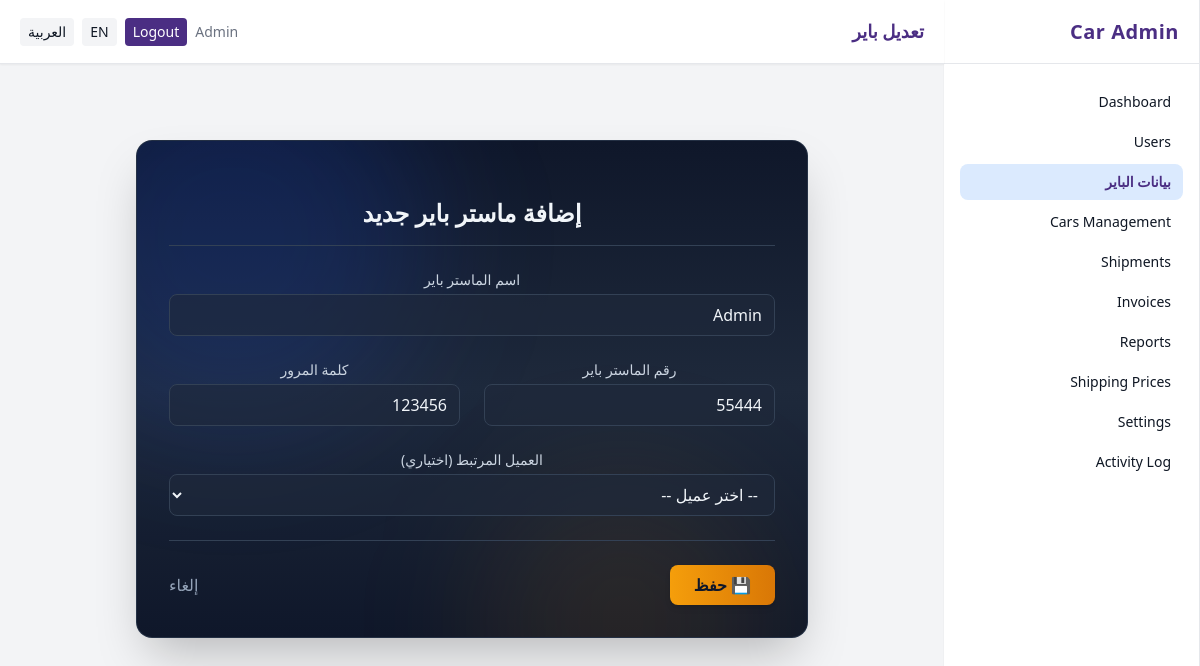
The app's page /admin/buyers/1/edit (signed in) with its own data.
### app/models.py (models this page shows, shortened)
class User(db.Model, UserMixin):
    __tablename__ = "users"
    id = db.Column(db.Integer, primary_key=True)
    name = db.Column(db.String(150))
    email = db.Column(db.String(180), unique=True, index=True)
    phone = db.Column(db.String(50))
    password_hash = db.Column(db.String(200))
    role_id = db.Column(db.Integer, db.ForeignKey("roles.id"))
    active = db.Column(db.Boolean, default=True)
    created_at = db.Column(db.DateTime, default=datetime.utcnow)
    last_login_at = db.Column(db.DateTime)
    role = db.relationship("Role")
    @property
    def is_active(self):
        return bool(self.active)

class Buyer(db.Model):
    __tablename__ = "buyers"
    id = db.Column(db.Integer, primary_key=True)
    name = db.Column(db.String(200), nullable=False)
    buyer_number = db.Column(db.String(100))
    password = db.Column(db.String(200))
    customer_id = db.Column(db.Integer, db.ForeignKey("customers.id", ondelete="SET NULL"))
    customer = db.relationship("Customer")

### app/blueprints/admin/routes.py (the view, shortened to what this page needs)
@admin_bp.route("/buyers/<int:buyer_id>/edit", methods=["GET", "POST"])
@role_required("admin")
def buyers_edit(buyer_id: int):
    buyer = db.session.get(Buyer, buyer_id)
    if not buyer:
        abort(404)
    customers = (
        db.session.query(Customer)
        .order_by(Customer.company_name.asc(), Customer.full_name.asc())
        .all()
    )
    form_defaults = {
        "name": buyer.name,
        "buyer_number": buyer.buyer_number or "",
        "password": buyer.password or "",
        "customer_id": str(buyer.customer_id) if buyer.customer_id else "",
    }
    return render_template(
        "admin/buyer_form.html", customers=customers, form=form_defaults, buyer=buyer
    )

### app/security.py (called while the page is built)
def _canonicalize_role(role_name: str | None) -> str | None:
    if not role_name:
        return None
    name = role_name.strip().lower()
    synonyms = {
        "staff": "employee",
        "employees": "employee",
    }
    return synonyms.get(name, name)

def role_required(*allowed_roles: str) -> Callable:
    normalized_allowed = {
        r for r in (_canonicalize_role(r) for r in allowed_roles) if r is not None
    }
    def decorator(view_func: Callable) -> Callable:
        @wraps(view_func)
        @login_required
        def wrapper(*args, **kwargs):
            user_role = getattr(getattr(current_user, "role", None), "name", None)
            user_role_norm = _canonicalize_role(user_role)
            if not user_role_norm or user_role_norm not in normalized_allowed:
                abort(403)
            return view_func(*args, **kwargs)
        return wrapper
    return decorator

### app/templates/admin/buyer_form.html (shortened to what this page needs)
{% extends "base_admin.html" %}
{% block header %}{{ 'تعديل باير' if buyer else 'ماستر باير جديد' }}{% endblock %}
{% block content %}
<div class="flex justify-center items-center py-10">
  <form method="post" dir="rtl"
        class="w-full max-w-2xl bg-gradient-to-b from-slate-900 via-slate-800 to-slate-900 border border-slate-700/60 shadow-2xl rounded-2xl p-8 space-y-6 relative overflow-hidden">
    <div class="pointer-events-none absolute -top-24 -left-24 w-96 h-96 bg-blue-700/20 rounded-full blur-3xl"></div>
    <div class="pointer-events-none absolute -bottom-32 right-10 w-72 h-72 bg-amber-500/10 rounded-full blur-3xl"></div>
    <h2 class="relative z-10 text-center text-2xl font-bold text-slate-100 border-b border-slate-700 pb-4">
      إضافة ماستر باير جديد
    </h2>
    <div class="grid grid-cols-1 md:grid-cols-2 gap-6 relative z-10">
      <div class="md:col-span-2">
        <label class="block text-sm font-medium text-slate-300 mb-1">اسم الماستر باير</label>
        <input name="name" value="{{ form.name or '' }}" required
               class="w-full bg-slate-800/60 border border-slate-700 rounded-lg px-3 py-2 text-slate-100 placeholder-slate-500 focus:border-amber-500 focus:ring-2 focus:ring-amber-500/40 transition">
      </div>
      <div>
        <label class="block text-sm font-medium text-slate-300 mb-1">رقم الماستر باير</label>
        <input name="buyer_number" value="{{ form.buyer_number or '' }}"
               class="w-full bg-slate-800/60 border border-slate-700 rounded-lg px-3 py-2 text-slate-100 focus:border-amber-500 focus:ring-2 focus:ring-amber-500/40 transition">
      </div>
      <div>
        <label class="block text-sm font-medium text-slate-300 mb-1">كلمة المرور</label>
        <input name="password" value="{{ form.password or '' }}"
               class="w-full bg-slate-800/60 border border-slate-700 rounded-lg px-3 py-2 text-slate-100 focus:border-amber-500 focus:ring-2 focus:ring-amber-500/40 transition">
      </div>
      <div class="md:col-span-2">
        <label class="block text-sm font-medium text-slate-300 mb-1">العميل المرتبط (اختياري)</label>
        <select name="customer_id"
                class="w-full bg-slate-800/60 border border-slate-700 rounded-lg px-3 py-2 text-slate-100 focus:border-amber-500 focus:ring-2 focus:ring-amber-500/40 transition">
          <option value="">-- اختر عميل --</option>
        </select>
      </div>
    </div>
    <div class="relative z-10 flex items-center justify-between pt-6 border-t border-slate-700">
      <button type="submit"
              class="px-6 py-2 bg-gradient-to-r from-amber-500 to-amber-600 hover:from-amber-400 hover:to-amber-500 text-slate-900 font-semibold rounded-lg shadow-md transition-transform hover:-translate-y-0.5">
        💾 حفظ
      </button>
      <a href="{{ url_for('admin.buyers_list') }}" class="text-slate-400 hover:text-slate-200 transition">
        إلغاء
      </a>
    </div>
  </form>
</div>
{% endblock %}

### app/templates/base_admin.html (shortened to what this page needs)
<!doctype html>
<html lang="{{ g.get('lang_code', 'ar') }}" {% if g.get('lang_code', 'ar') == 'ar' %}dir="rtl"{% endif %} class="h-full bg-background">
<head>
  <script src="https://cdn.tailwindcss.com"></script>
  <link href="https://cdnjs.cloudflare.com/ajax/libs/font-awesome/6.5.0/css/all.min.css" rel="stylesheet">
</head>
<body class="h-full text-neutral text-center">
  <div class="min-h-screen flex bg-background">
    {% if current_user.is_authenticated and current_user.role and (current_user.role.name|lower) == 'admin' %}
    <aside class="w-64 hidden md:flex flex-col bg-white border-r border-gray-200 shadow-sm">
      <div class="h-16 flex items-center px-5 border-b border-gray-200">
        <div class="text-primary text-xl font-bold tracking-wide">{{ _('Car Admin') }}</div>
      </div>
      <nav class="flex-1 px-4 py-5 space-y-1 text-sm">
        <a href="{{ url_for('admin.dashboard') }}" class="flex items-center gap-3 px-3 py-2 rounded-lg hover:bg-blue-50 {% if request.endpoint=='admin.dashboard' %}bg-blue-100 text-primary font-semibold{% endif %}">{{ _('Dashboard') }}</a>
        <a href="{{ url_for('admin.users_list') }}" class="flex items-center gap-3 px-3 py-2 rounded-lg hover:bg-blue-50 ">{{ _('Users') }}</a>
        <a href="{{ url_for('admin.buyers_list') }}" class="flex items-center gap-3 px-3 py-2 rounded-lg hover:bg-blue-50 {% if request.endpoint and request.endpoint.startswith('admin.buyers_') %}bg-blue-100 text-primary font-semibold{% endif %}">بيانات الباير</a>
        <a href="{{ url_for('ops.dashboard') }}" class="flex items-center gap-3 px-3 py-2 rounded-lg hover:bg-blue-50">{{ _('Cars Management') }}</a>
        <a href="{{ url_for('ops.dashboard') }}" class="flex items-center gap-3 px-3 py-2 rounded-lg hover:bg-blue-50">{{ _('Shipments') }}</a>
        <a href="{{ url_for('acct.dashboard') }}" class="flex items-center gap-3 px-3 py-2 rounded-lg hover:bg-blue-50">{{ _('Invoices') }}</a>
        <a href="{{ url_for('admin.reports') }}" class="flex items-center gap-3 px-3 py-2 rounded-lg hover:bg-blue-50 ">{{ _('Reports') }}</a>
        <a href="{{ url_for('admin.shipping_prices_list') }}" class="flex items-center gap-3 px-3 py-2 rounded-lg hover:bg-blue-50 ">{{ _('Shipping Prices') }}</a>
        <a href="{{ url_for('admin.settings') }}" class="flex items-center gap-3 px-3 py-2 rounded-lg hover:bg-blue-50 {% if request.endpoint=='admin.settings' %}bg-blue-100 text-primary font-semibold{% endif %}">{{ _('Settings') }}</a>
        <a href="{{ url_for('admin.activity_log') }}" class="flex items-center gap-3 px-3 py-2 rounded-lg hover:bg-blue-50 ">{{ _('Activity Log') }}</a>
      </nav>
    </aside>
    {% endif %}
    <div class="flex-1 flex flex-col min-w-0">
      <header class="h-16 flex items-center justify-between px-5 bg-white border-b border-gray-200 shadow-sm">
        <div class="text-lg font-semibold text-primary font-heading">{% block header %}{% endblock %}</div>
        <div class="flex items-center gap-2 text-sm">
          {% if current_user.is_authenticated %}
            <span class="text-muted">{{ current_user.name }}</span>
            <a href="{{ url_for('auth.logout') }}" class="px-2 py-1 rounded bg-primary text-white hover:opacity-90 transition">{{ _('Logout') }}</a>
          {% endif %}
          <a href="{{ request.path }}?lang=en" class="px-2 py-1 rounded bg-background hover:bg-white">EN</a>
          <a href="{{ request.path }}?lang=ar" class="px-2 py-1 rounded bg-background hover:bg-white">العربية</a>
        </div>
      </header>
      <div class="px-5 pt-4">
      </div>
      <main class="p-5">
        {% block content %}{% endblock %}
      </main>
    </div>
  </div>
</body>
</html>

### app/templates/base_admin.html (style rules this page uses)
body { font-family: ui-sans-serif, system-ui, -apple-system, Segoe UI, Roboto, Arial, sans-serif; }

### records on screen
User: name "Admin"
Buyer: name "Admin", buyer_number "55444", password "123456"

### other values on screen
{{ 'تعديل باير' if buyer else 'ماستر باير جديد' }} "تعديل باير"
